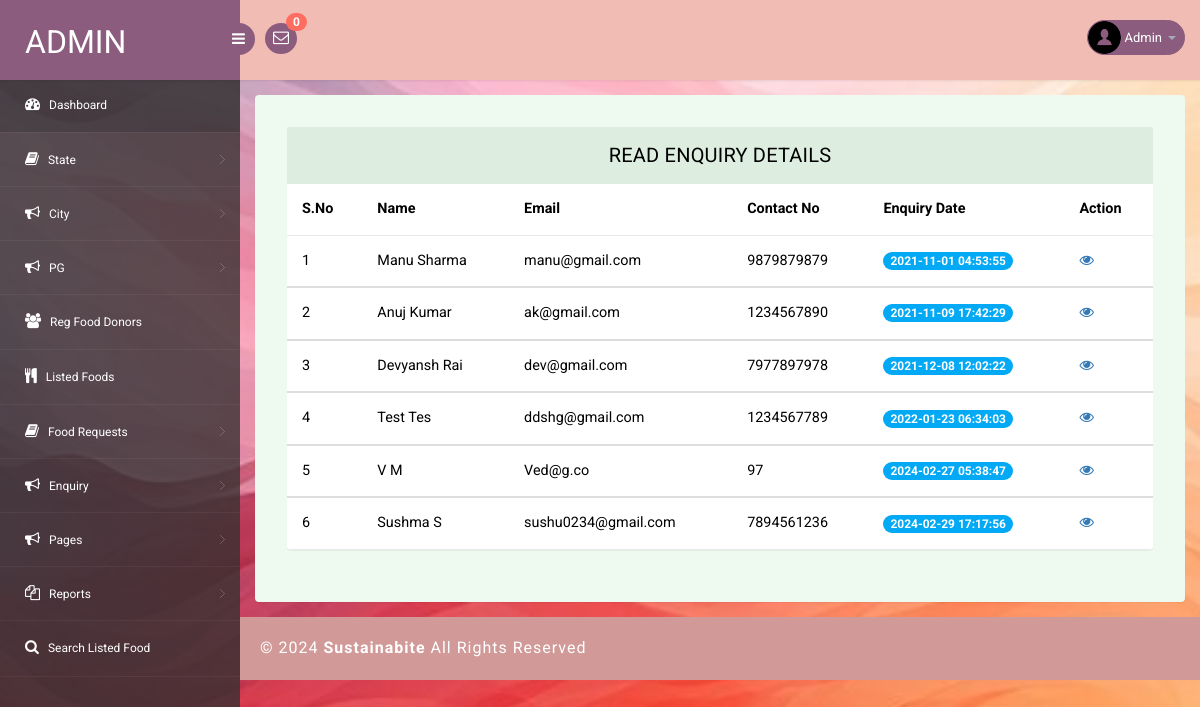
The app's page /admin/readenq.php (signed in) with its own data.
### tables this page shows
CREATE TABLE `tblcontact` (
  `ID` int(10) NOT NULL,
  `FirstName` varchar(200) DEFAULT NULL,
  `LastName` varchar(200) DEFAULT NULL,
  `Email` varchar(200) DEFAULT NULL,
  `Phone` bigint(10) DEFAULT NULL,
  `Message` mediumtext DEFAULT NULL,
  `EnquiryDate` timestamp NOT NULL DEFAULT current_timestamp(),
  `IsRead` int(5) DEFAULT NULL
);

### admin/readenq.php (the view, shortened to what this page needs)
<?php
include('includes/dbconnection.php');
if (strlen($_SESSION['pgasaid']==0)) {
  header('location:logout.php');
  } else{
?>
<!DOCTYPE html>
<head>
<link rel="stylesheet" href="css/bootstrap.min.css" >
<link href="css/style.css" rel='stylesheet' type='text/css' />
<link href="css/style-responsive.css" rel="stylesheet"/>
<link rel="stylesheet" href="css/font.css" type="text/css"/>
<link href="css/font-awesome.css" rel="stylesheet">
</head>
<body>
<section id="container">
<?php include_once('includes/header.php');?>
<?php include_once('includes/sidebar.php');?>
<section id="main-content">
	<section class="wrapper">
		<div class="table-agile-info">
 <div class="panel panel-default">
    <div class="panel-heading">
     Read Enquiry Details
    </div>
    <div>
      <table class="table" ui-jq="footable" ui-options='{
        "paging": {
          "enabled": true
        },
        "filtering": {
          "enabled": true
        },
        "sorting": {
          "enabled": true
        }}'>
        <thead>
         <tr>
                   <th>S.No</th>
                   <th>Name</th>
                    <th>Email</th>
                    <th>Contact No</th>
                    <th>Enquiry Date</th>
                     <th>Action</th>
                  </tr>
        </thead>
        <?php
$ret=mysqli_query($con,"select * from tblcontact where IsRead='1'");
$cnt=1;
while ($row=mysqli_fetch_array($ret)) {
?>
        <tbody>
          <tr class="gradeX">
                 <td><?php echo $cnt;?></td>
                  <td><?php  echo $row['FirstName'];?> <?php  echo $row['LastName'];?></td>
                                        <td><?php  echo $row['Email'];?></td>
                                        <td><?php  echo $row['Phone'];?></td>
                                        <td>
                                            <span class="badge badge-primary"><?php echo $row['EnquiryDate'];?></span>
                                        </td>
                                         <td><a href="view-enquiry.php?viewid=<?php echo $row['ID'];?>"><i class="fa fa-eye" aria-hidden="true"></i></a></td>
                </tr>
         <?php
$cnt++;
       } ?>
 </tbody>
            </table>
    </div>
  </div>
</div>
</section>
		 <?php include_once('includes/footer.php');?>
</section>
</section>
</body>
</html>
<?php }  ?>

### admin/includes/header.php (shortened to what this page needs)
<?php
include('includes/dbconnection.php');
?>
<header class="header fixed-top clearfix">
<div class="brand">
    <a href="dashboard.php" class="logo">
        Admin
    </a>
    <div class="sidebar-toggle-box">
        <div class="fa fa-bars"></div>
    </div>
</div>
<div class="nav notify-row" id="top_menu">
    <ul class="nav top-menu">
                <?php
$ret1=mysqli_query($con,"select tblfoodrequests.id,fullName,requestNumber    from tblfoodrequests
 join tblfood  on tblfood.ID=tblfoodrequests.foodId
 where   (tblfoodrequests.status is null || tblfoodrequests.status='')");
$num=mysqli_num_rows($ret1);
?>
        <li id="header_inbox_bar" class="dropdown">
            <a data-toggle="dropdown" class="dropdown-toggle" href="#">
                <i class="fa fa-envelope-o"></i>
                <span class="badge bg-important"><?php echo $num;?></span>
            </a>
        </li>
    </ul>
</div>
<div class="top-nav clearfix">
    <ul class="nav pull-right top-menu">
        <li class="dropdown">
            <a data-toggle="dropdown" class="dropdown-toggle" href="#">
                <?php
$adid=$_SESSION['pgasaid'];
$ret=mysqli_query($con,"select AdminName from tbladmin where ID='$adid'");
$row=mysqli_fetch_array($ret);
$name=$row['AdminName'];
?>
                <img alt="" src="images/2.png">
                <span class="username"><?php echo $name; ?></span>
                <b class="caret"></b>
            </a>
        </li>
    </ul>
</div>
</header>

### admin/css/style.css (style rules this page uses)
ul, ol { margin: 0; }
html, body { font-family: 'Roboto', sans-serif; font-size: 100%; overflow-x: hidden; background: url(../images/bg.jpg) no-repeat 0px 0px; background-size:cover; width:100%; height:100%; }
body a { transition: 0.5s all ease; -webkit-transition: 0.5s all ease; -moz-transition: 0.5s all ease; -o-transition: 0.5s all ease; -ms-transition: 0.5s all ease; text-decoration:none; }
ul,label { margin:0; padding:0; }
#main-content { margin-left:240px; -webkit-transition:all .3s ease-in-out; -moz-transition:all .3s ease-in-out; -o-transition:all .3s ease-in-out; transition:all .3s ease-in-out; }
.header { left:0; right:0; z-index:1002; background:rgb(240, 188, 180); -webkit-transition:all .3s ease-in-out; -moz-transition:all .3s ease-in-out; -o-transition:all .3s ease-in-out; transition:all .3s ease-in-out; }
.fixed-top { position:fixed; box-shadow:1px 0 3px rgba(0,0,0,.15); }
.wrapper { display:inline-block; margin-top:80px; padding:15px; width:100%; }
.brand { background:#8b5c7e; float:left; width:240px; height:80px; position:relative; }
a.logo { font-size:32px; color:#fff; float:left; margin:20px 0 0 25px; text-transform:uppercase; }
#top_menu .nav>li,ul.top-menu>li { float:left; }
.notify-row { float:left; margin-top:23px; margin-left:25px; }
ul.top-menu { margin-right:15px; margin-top: 0; }
ul.top-menu > li > a { color: #fff; font-size: 16px; background: #8b5c7e; padding: 4px 8px; margin-right: 15px; border-radius: 50%; -webkit-border-radius: 50%; padding-right: 8px !important; }
.notify-row .badge { position:absolute; right:-10px; top:-10px; z-index:100; }
.top-nav { margin-top:20px; }
.top-nav img { border-radius:50%; -webkit-border-radius:50%; width:33px; }
.top-nav .username { font-size:13px; color:#fff; }
.top-nav ul.top-menu>li>a { border-radius: 100px; -webkit-border-radius: 100px; padding: 0px; background: none; margin-right: 0; border: 1px solid #8b5c7e; background: #8b5c7e; }
.top-nav ul.top-menu>li { margin-left:10px; }
.top-nav .nav .caret { border-bottom-color:#A4AABA; border-top-color:#A4AABA; }
.sidebar-toggle-box { float:left; margin-top:23px; margin-left:-15px; background:#8b5c7e; border-radius:50%; -webkit-border-radius:50%; width:32px; height:32px; position:absolute; right:-15px; }
.sidebar-toggle-box .fa-bars { cursor:pointer; display:inline-block; font-size:15px; padding:8px 8px 8px 9px; color:#fff; }
.panel-heading { position: relative; height: 57px; line-height: 57px; letter-spacing: 0.2px; color: #000; font-size: 18px; font-weight: 400; padding: 0 16px; background:#ddede0; border-top-right-radius: 2px; border-top-left-radius: 2px; text-transform: uppercase; text-align: center; }
.panel { border: none ! important; }
.table>thead>tr>th { border-bottom: 1px solid #e1ab91 ! important; }
.table>tbody>tr>td, .table>tbody>tr>th, .table>tfoot>tr>td, .table>tfoot>tr>th, .table>thead>tr>td, .table>thead>tr>th { border-bottom: 1px solid #e9e9e9 ! important; }
.table > thead > tr > th, .table > tbody > tr > th, .table > tfoot > tr > th, .table > thead > tr > td, .table > tbody > tr > td, .table > tfoot > tr > td { border-top: none !important; }
.badge-primary { background-color: #03a9f4; }
.table td, .table>tbody>tr>td, .table>tbody>tr>th, .table>tfoot>tr>td, .table>tfoot>tr>th, .table>thead>tr>td, .table>thead>tr>th { padding: 15px!important; }
.table > thead > tr > th, .table > tbody > tr > th, .table > tfoot > tr > th, .table > thead > tr > td, .table > tbody > tr > td, .table > tfoot > tr > td { font-size: 0.9em; color: #000; border-top: none !important; }
.table-agile-info { background: #eef9f0; padding: 2em; border-radius: 4px; -webkit-box-shadow: 0 1px 1px rgba(0,0,0,.05); box-shadow: 0 1px 1px rgba(0,0,0,.05); }
.panel-default>.panel-heading { color: #000000 ! important; background-color: #ddede0 ! important; border-color: #ddede0 ! important; font-size: 20px; }
.badge.bg-important { background: #ff6c60; }

### records on screen
tblcontact: FirstName "Manu", LastName "Sharma", Email "manu@gmail.com", Phone "9879879879", EnquiryDate "2021-11-01 04:53:55"
tblcontact: FirstName "Anuj", LastName "Kumar", Email "ak@gmail.com", Phone "1234567890", EnquiryDate "2021-11-09 17:42:29"
tblcontact: FirstName "Devyansh", LastName "Rai", Email "dev@gmail.com", Phone "7977897978", EnquiryDate "2021-12-08 12:02:22"
tblcontact: FirstName "Test", LastName "Tes", Email "ddshg@gmail.com", Phone "1234567789", EnquiryDate "2022-01-23 06:34:03"
tblcontact: FirstName "V", LastName "M", Email "Ved@g.co", Phone "97", EnquiryDate "2024-02-27 05:38:47"
tblcontact: FirstName "Sushma", LastName "S", Email "sushu0234@gmail.com", Phone "7894561236", EnquiryDate "2024-02-29 17:17:56"

### other values on screen
$num "0"
$name "Admin"
